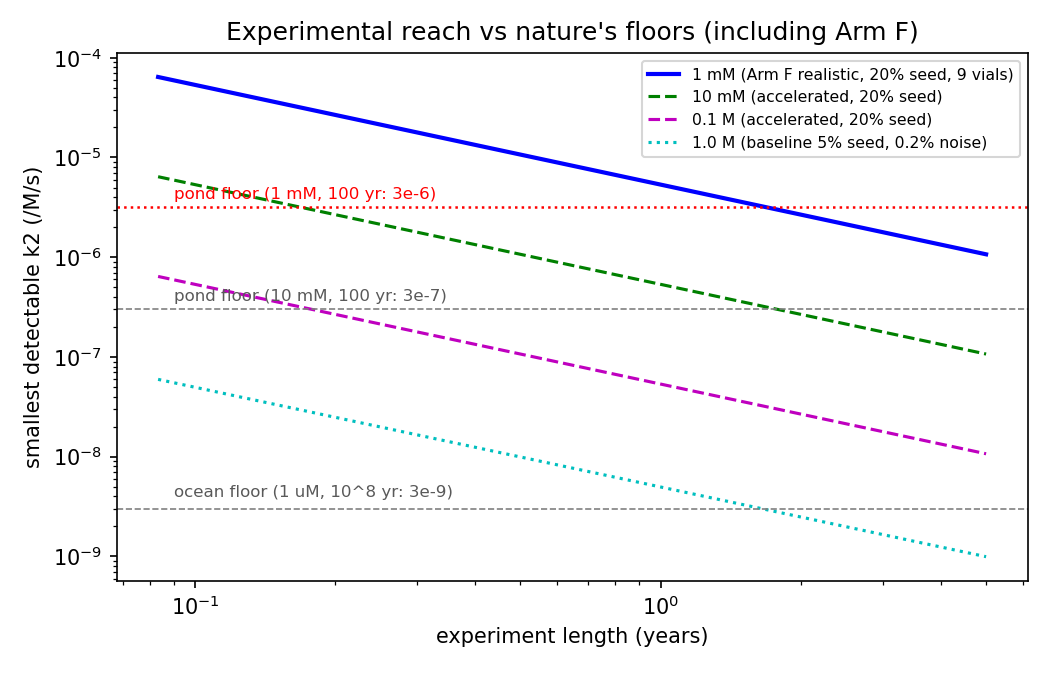

Python code for this plot:
"""Can a lab see a reaction as slow as nature allows? Sizing the slow experiment.

Seeded assay: start with enantiomeric excess e0; a real amplifier (self-copying AND
mutual suppression) makes |ee| grow as e0*exp(k*t) with k = k2*c, sign following the seed.
Plain self-copying without suppression keeps ee constant, so growth tests R1+R2 together.

Detection: ee measured with noise sigma per sample; call it detected when the rise
exceeds 3*sigma*sqrt(2) (difference of two noisy points). Then
    k2_min = ln(1 + 3*sqrt2*sigma/e0) / (c * T)
Compare with nature's floor from scorecard.py (3e-7 /M/s pond at 10 mM, 3e-9 ocean at 1 uM;
and 3e-6 /M/s for a realistic 1 mM pond over 100 years).

Arm F parameters:
Prebiotic nucleotide precursor (ribo-aminooxazoline RAO) synthesis coupled with chiral
dipeptide catalysis, operated in a fed (flow) regime to prevent thermodynamic relaxation
to racemic equilibrium (R3/R6).
"""
import numpy as np
import matplotlib
matplotlib.use("Agg")
import matplotlib.pyplot as plt

YR = 3.156e7
SIGMA = 0.002       # ee measurement noise (0.2% absolute) -- baseline assumption
E0 = 0.05           # seed excess, 5%
FLOOR = {"pond floor (10 mM, 100 yr)": 3e-7, "ocean floor (1 uM, 1e8 yr)": 3e-9}
POND_FLOOR_1MM = 10 / (1e-3 * 100 * YR)  # 3.168e-6 /M/s for 1 mM pond over 100 yr

# Arm F specific parameters (prebiotic nucleotide precursor / RAO synthesis + dipeptide catalysis)
ARM_F = {
    "name": "Arm F: Prebiotic RAO synthesis + dipeptide catalysis (fed regime)",
    "c_realistic": 1e-3,            # 1 mM realistic meteoritic / prebiotic concentration
    "c_accelerated": [1e-2, 1e-1],   # 10 mM and 100 mM accelerated tiers
    "e0_seed": 0.20,                # 20% enantiomeric seed (matching Murchison isovaline)
    "sigma_per_vial": 0.026,        # 2.6% per-vial ee noise (Glavin & Dworkin 2009 standard error)
    "n_vials": 9,                   # 9 independent reactors per condition (Dworkin test 5)
    "flow_rate_uL_h": 5.0,          # 5 uL/h fed flow rate
    "reactor_volume_mL": 2.0,       # 2 mL reactor working volume
    "pH_range": (7.0, 8.5),         # neutral to slightly alkaline pH
    "reactants": {
        "glycolaldehyde": 1e-3,     # 1 mM realistic
        "glyceraldehyde": 1e-3,     # 1 mM realistic
        "2-aminooxazole": 1e-3,     # 1 mM realistic
        "dipeptide_catalyst": 1e-4, # 0.1 mM (10 mol%)
    },
}


def k2_min(c, T, e0=E0, sigma=SIGMA):
    """Smallest detectable rate constant k2 (/M/s) over time T (seconds)."""
    return np.log(1 + 3 * np.sqrt(2) * sigma / e0) / (c * T)


def arm_f_detectable_rate(c, T, e0=ARM_F["e0_seed"], sigma=ARM_F["sigma_per_vial"], n_vials=ARM_F["n_vials"]):
    """Smallest detectable k2 for Arm F accounting for n-vial noise reduction (sigma_eff = sigma / sqrt(n))."""
    sigma_eff = sigma / np.sqrt(n_vials)
    return k2_min(c, T, e0=e0, sigma=sigma_eff)


def arm_f_fed_parameters(flow_rate_uL_h=5.0, reactor_volume_mL=2.0):
    """Hydrodynamic parameters for Arm F's fed (CSTR) regime.
    
    Returns residence time, dilution rate, and washout threshold k2.
    """
    Q_mL_h = flow_rate_uL_h / 1000.0                # mL/h
    tau_res_hours = reactor_volume_mL / Q_mL_h       # hours
    tau_res_days = tau_res_hours / 24.0              # days
    tau_res_s = tau_res_hours * 3600.0               # seconds
    dilution_rate_s = 1.0 / tau_res_s                # 1/s
    return {
        "flow_rate_uL_h": flow_rate_uL_h,
        "reactor_volume_mL": reactor_volume_mL,
        "tau_res_hours": tau_res_hours,
        "tau_res_days": tau_res_days,
        "tau_res_s": tau_res_s,
        "dilution_rate_per_s": dilution_rate_s,
        "dilution_rate_per_day": dilution_rate_s * 86400.0,
    }


def arm_f_asymmetric_rescue_check(g_a, g_s, kappa_as, kappa_sa):
    """Check if asymmetric peptide-to-sugar transmission rescues natural homochirality.
    
    Condition from dna_network.py:
        kappa_as / kappa_sa > (|g_s| / g_a)**2
    Ensures that L-amino acids / dipeptides drive D-sugars / D-nucleotide precursors
    even when sugar PVED opposes the natural form (g_s < 0).
    """
    if kappa_sa <= 0:
        return True
    return (kappa_as / kappa_sa) > (abs(g_s) / g_a)**2


def main():
    # self-check: at k2 = k2_min the seeded ee rises by exactly the detection threshold
    c, T = 0.1, YR
    rise = E0 * (np.exp(k2_min(c, T) * c * T) - 1)
    assert abs(rise - 3 * np.sqrt(2) * SIGMA) < 1e-12

    # Arm F self-checks
    sigma_eff_f = ARM_F["sigma_per_vial"] / np.sqrt(ARM_F["n_vials"])
    k2_f_1yr = arm_f_detectable_rate(ARM_F["c_realistic"], YR)
    rise_f = ARM_F["e0_seed"] * (np.exp(k2_f_1yr * ARM_F["c_realistic"] * YR) - 1)
    assert abs(rise_f - 3 * np.sqrt(2) * sigma_eff_f) < 1e-12

    # Arm F 3-year realistic arm reaches below pond floor
    k2_f_3yr = arm_f_detectable_rate(ARM_F["c_realistic"], 3 * YR)
    assert k2_f_3yr < POND_FLOOR_1MM, f"Arm F 3-year run must beat pond floor: {k2_f_3yr} vs {POND_FLOOR_1MM}"
    assert abs(k2_f_3yr - 1.83e-6) < 0.05e-6

    # Arm F fed hydrodynamic parameters check
    fed = arm_f_fed_parameters(ARM_F["flow_rate_uL_h"], ARM_F["reactor_volume_mL"])
    assert abs(fed["tau_res_hours"] - 400.0) < 1e-6
    assert abs(fed["tau_res_days"] - 16.666666666666668) < 1e-6

    # Arm F asymmetric rescue check (matches dna_network.py)
    assert arm_f_asymmetric_rescue_check(1e-3, -1e-3, 0.9, 0.1) is True
    assert arm_f_asymmetric_rescue_check(1e-3, -1e-3, 0.1, 0.9) is False

    durations = {"1 month": YR / 12, "6 months": YR / 2, "1 year": YR, "3 years": 3 * YR}
    print(f"=== Baseline Detection Limits (seed ee {E0:.0%}, noise {SIGMA:.1%}) ===")
    print(f"{'conc.':>8} " + " ".join(f"{d:>10}" for d in durations))
    for c in (0.01, 0.1, 1.0):
        print(f"{c:>6} M " + " ".join(f"{k2_min(c, T):10.0e}" for T in durations.values()))
    print("nature's floor: " + ", ".join(f"{k} {v:.0e}" for k, v in FLOOR.items()))

    print("\n=== Arm F & Realistic Sizing (seed ee 20%, 9 vials, noise 2.6%/sqrt(9) = 0.87%) ===")
    print(f"{'tier / conc':>22} " + " ".join(f"{d:>10}" for d in durations))
    # 1 mM realistic
    row_1mM = [arm_f_detectable_rate(1e-3, T) for T in durations.values()]
    print(f"{'1 mM (realistic)':>22} " + " ".join(f"{v:10.0e}" for v in row_1mM))
    # 10 mM accelerated
    row_10mM = [arm_f_detectable_rate(1e-2, T) for T in durations.values()]
    print(f"{'10 mM (accelerated)':>22} " + " ".join(f"{v:10.0e}" for v in row_10mM))
    # 0.1 M accelerated
    row_100mM = [arm_f_detectable_rate(1e-1, T) for T in durations.values()]
    print(f"{'0.1 M (accelerated)':>22} " + " ".join(f"{v:10.0e}" for v in row_100mM))
    print(f"nature's floor (1 mM pond, 100 yr): {POND_FLOOR_1MM:.1e} /M/s")

    print("\n=== Arm F Fed Regime Hydrodynamics ===")
    print(f"Flow rate: {fed['flow_rate_uL_h']} uL/h | Reactor volume: {fed['reactor_volume_mL']} mL")
    print(f"Residence time: {fed['tau_res_hours']:.1f} h ({fed['tau_res_days']:.1f} days)")
    print(f"Dilution rate D: {fed['dilution_rate_per_s']:.2e} /s ({fed['dilution_rate_per_day']:.3f} /day)")
    print(f"Washout threshold k2*c > D -> at 1 mM, k2 > {fed['dilution_rate_per_s'] / 1e-3:.2e} /M/s")

    Ts = np.logspace(np.log10(YR / 12), np.log10(5 * YR), 100)
    fig, ax = plt.subplots(figsize=(7, 4.5))
    # Arm F realistic curve (1 mM, 20% seed, 9 vials)
    ax.loglog(Ts / YR, arm_f_detectable_rate(1e-3, Ts), "b-", lw=2, label="1 mM (Arm F realistic, 20% seed, 9 vials)")
    # Accelerated curves
    ax.loglog(Ts / YR, arm_f_detectable_rate(1e-2, Ts), "g--", label="10 mM (accelerated, 20% seed)")
    ax.loglog(Ts / YR, arm_f_detectable_rate(1e-1, Ts), "m--", label="0.1 M (accelerated, 20% seed)")
    # Baseline comparison
    ax.loglog(Ts / YR, k2_min(1.0, Ts), "c:", label="1.0 M (baseline 5% seed, 0.2% noise)")

    # Nature's floors
    ax.axhline(POND_FLOOR_1MM, color="red", ls=":", lw=1.2)
    ax.text(0.09, POND_FLOOR_1MM * 1.2, "pond floor (1 mM, 100 yr: 3e-6)", fontsize=8, color="red")
    ax.axhline(FLOOR["pond floor (10 mM, 100 yr)"], color="0.5", ls="--", lw=0.8)
    ax.text(0.09, FLOOR["pond floor (10 mM, 100 yr)"] * 1.2, "pond floor (10 mM, 100 yr: 3e-7)", fontsize=8, color="0.35")
    ax.axhline(FLOOR["ocean floor (1 uM, 1e8 yr)"], color="0.5", ls="--", lw=0.8)
    ax.text(0.09, FLOOR["ocean floor (1 uM, 1e8 yr)"] * 1.3, "ocean floor (1 uM, 10^8 yr: 3e-9)", fontsize=8, color="0.35")

    ax.set(xlabel="experiment length (years)", ylabel="smallest detectable k2 (/M/s)",
           title="Experimental reach vs nature's floors (including Arm F)")
    ax.legend(fontsize=7.5, loc="upper right")
    fig.tight_layout()
    fig.savefig("design.png", dpi=150)
    print("wrote design.png")


if __name__ == "__main__":
    main()
